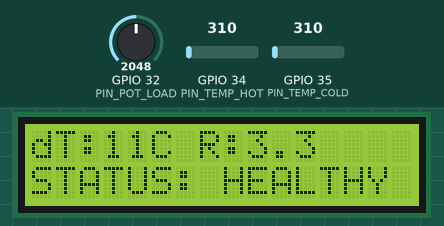
Recording of a sketch running on a simulated ESP32. On the bench: 16×2 character LCD. The test bench sets the inputs (shaded band); at power-on: GPIO 34 (PIN_TEMP_HOT) = 310, GPIO 35 (PIN_TEMP_COLD) = 310, GPIO 32 (PIN_POT_LOAD) = 2048. WiFi joins after 1.5 s; servers stay silent unless stated; uploads are accepted with an empty reply; what the sketch prints to the serial monitor is not drawn.

Above: at 2.7 s.
2.8 s: GPIO 34 (PIN_TEMP_HOT) set to 266
At 4.6 s:
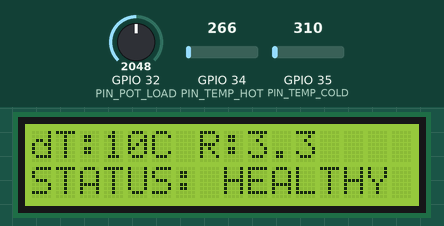
5.8 s: GPIO 34 (PIN_TEMP_HOT) set to 241
At 7.4 s:
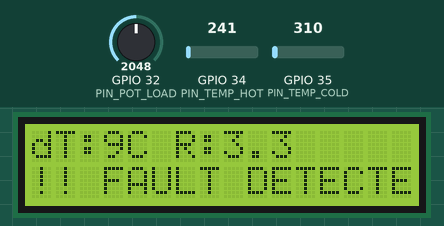
8.8 s: GPIO 35 (PIN_TEMP_COLD) set to 269
At 11.7 s:
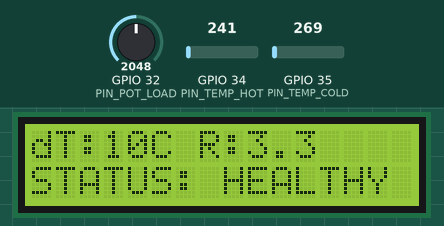
12.0 s: GPIO 32 (PIN_POT_LOAD) set to 2170
At 13.3 s:
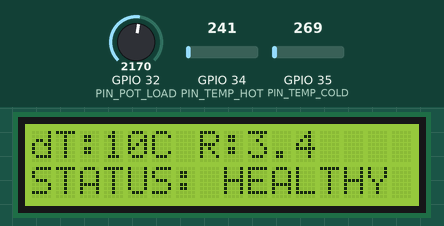
15.0 s: GPIO 32 (PIN_POT_LOAD) set to 2273
At 17.8 s:
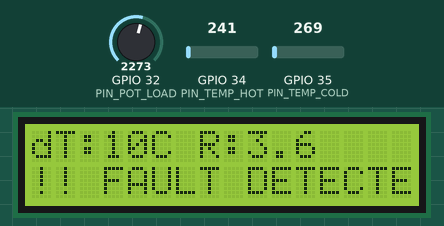
18.7 s: GPIO 35 (PIN_TEMP_COLD) set to 186
At 20.6 s:
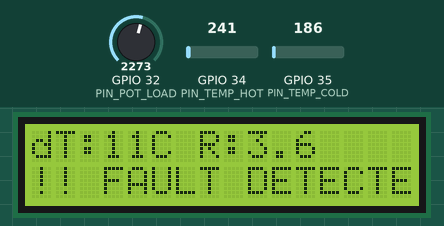
Timing chart, 0 to 22.1 s (numbered marks = the images above; inputs shaded):
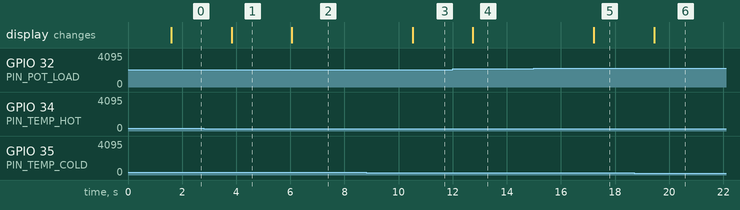

The sketch:

sketch.ino
```cpp
#include <Arduino.h>
#include <WiFi.h>
#include <HTTPClient.h>
#include <Wire.h>
#include <LiquidCrystal_I2C.h>

const char* ssid = "Wokwi-GUEST";
const char* password = "";

// Paste YOUR exact Beeceptor URL here:
const char* serverUrl = "https://seedbeck-server.free.beeceptor.com/api/data";

LiquidCrystal_I2C lcd(0x27, 16, 2);

const float S_EST_MIN_THRESHOLD = 0.025f;
const float R_INT_MAX_THRESHOLD = 3.500f;

inline bool is_anomaly(float s_est, float r_int, float delta_t) {
    if (s_est < S_EST_MIN_THRESHOLD || r_int > R_INT_MAX_THRESHOLD || delta_t < 10.0f) {
        return true;
    }
    return false;
}

#define PIN_TEMP_HOT   34
#define PIN_TEMP_COLD  35
#define PIN_POT_LOAD   32

void setup() {
  Serial.begin(115200);
  pinMode(PIN_TEMP_HOT, INPUT);
  pinMode(PIN_TEMP_COLD, INPUT);
  pinMode(PIN_POT_LOAD, INPUT);

  lcd.init();
  lcd.backlight();

  WiFi.begin(ssid, password);
  Serial.print("Connecting to Web Wi-Fi...");
  while (WiFi.status() != WL_CONNECTED) {
    delay(500);
    Serial.print(".");
  }
  Serial.println("\nConnected to Cloud Web Gateway!");
}

void loop() {
  int rawHot = analogRead(PIN_TEMP_HOT);
  int rawCold = analogRead(PIN_TEMP_COLD);
  int rawPot = analogRead(PIN_POT_LOAD);

  float t_hot = map(rawHot, 0, 4095, 20, 100);
  float t_cold = map(rawCold, 0, 4095, 10, 80);
  float delta_t = t_hot - t_cold;
  float v_oc = (delta_t > 0) ? (delta_t * 35.0f) : 0.0f;
  float r_int = (rawPot / 4095.0f) * 5.5f + 0.5f;
  float s_est = (delta_t > 1.0f) ? (v_oc / delta_t) / 1000.0f : 0.0f;

  bool anomaly = is_anomaly(s_est, r_int, delta_t);

  // Update LCD
  lcd.setCursor(0, 0);
  lcd.print("dT:"); lcd.print((int)delta_t); lcd.print("C R:"); lcd.print(r_int, 1); lcd.print("  ");
  lcd.setCursor(0, 1);
  lcd.print(anomaly ? "!! FAULT DETECTED!!" : "STATUS: HEALTHY ");

  // Send POST request over Wi-Fi
  if (WiFi.status() == WL_CONNECTED) {
    HTTPClient http;
    http.begin(serverUrl);
    http.addHeader("Content-Type", "application/json");

    String jsonPayload = "{\"delta_t\":" + String(delta_t, 1) +
                         ",\"r_int\":" + String(r_int, 2) +
                         ",\"s_est\":" + String(s_est, 4) +
                         ",\"anomaly\":" + String(anomaly ? "true" : "false") + "}";

    int httpCode = http.POST(jsonPayload);
    Serial.print("Web Response Code: ");
    Serial.println(httpCode);
    http.end();
  }

  delay(2000);
}
```

Measured:
- the behaviour switches between 256 and 255 on GPIO 34 (PIN_TEMP_HOT) (found by bisection; images 1 and 2)
- the behaviour switches between 293 and 292 on GPIO 35 (PIN_TEMP_COLD) (found by bisection; images 2 and 3)
- the behaviour switches between 2233 and 2234 on GPIO 32 (PIN_POT_LOAD) (found by bisection; images 4 and 5)
- after the input at 2.8 s, the display: changes after 1.0 s (image 1)
- after the input at 5.8 s, the display: changes after 0.26 s (image 2)
- after the input at 8.8 s, the display: changes after 1.7 s (image 3)
- after the input at 12.0 s, the display: changes after 0.75 s (image 4)
- after the input at 15.0 s, the display: changes after 2.2 s (image 5)
- after the input at 18.7 s, the display: changes after 0.74 s (image 6)
